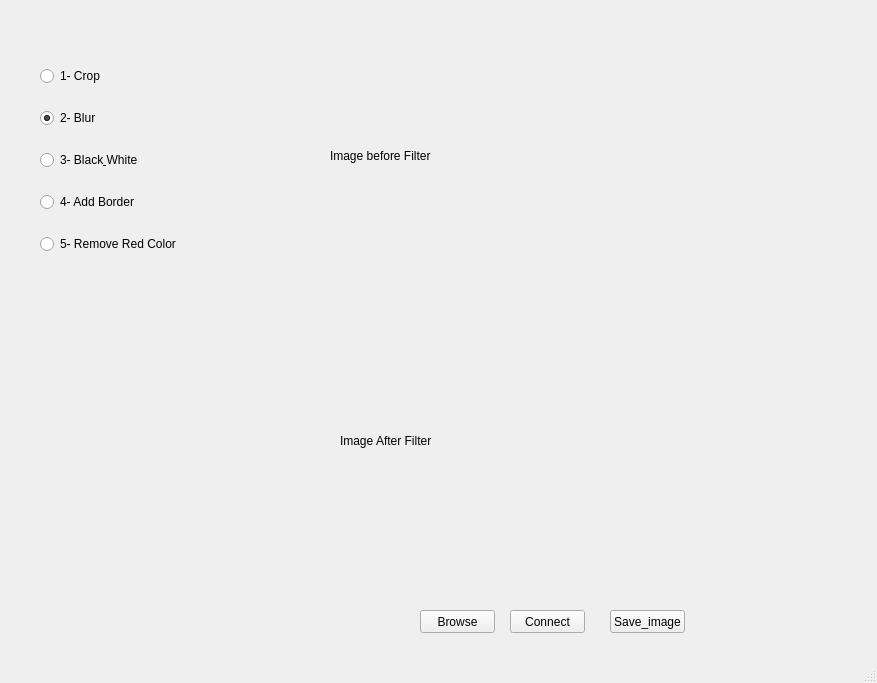
<?xml version="1.0" encoding="UTF-8"?>
<ui version="4.0">
 <class>MainWindow</class>
 <widget class="QMainWindow" name="MainWindow">
  <property name="geometry">
   <rect>
    <x>0</x>
    <y>0</y>
    <width>877</width>
    <height>683</height>
   </rect>
  </property>
  <property name="windowTitle">
   <string>Network Project</string>
  </property>
  <widget class="QWidget" name="centralwidget">
   <widget class="QPushButton" name="pushButton">
    <property name="geometry">
     <rect>
      <x>420</x>
      <y>610</y>
      <width>75</width>
      <height>23</height>
     </rect>
    </property>
    <property name="text">
     <string>Browse</string>
    </property>
   </widget>
   <widget class="QPushButton" name="pushButton_2">
    <property name="geometry">
     <rect>
      <x>510</x>
      <y>610</y>
      <width>75</width>
      <height>23</height>
     </rect>
    </property>
    <property name="text">
     <string>Connect</string>
    </property>
   </widget>
   <widget class="QLabel" name="label">
    <property name="geometry">
     <rect>
      <x>330</x>
      <y>30</y>
      <width>461</width>
      <height>251</height>
     </rect>
    </property>
    <property name="text">
     <string>Image before Filter</string>
    </property>
   </widget>
   <widget class="QLabel" name="label_2">
    <property name="geometry">
     <rect>
      <x>340</x>
      <y>290</y>
      <width>431</width>
      <height>301</height>
     </rect>
    </property>
    <property name="text">
     <string>Image After Filter</string>
    </property>
   </widget>
   <widget class="QWidget" name="verticalLayoutWidget">
    <property name="geometry">
     <rect>
      <x>40</x>
      <y>50</y>
      <width>191</width>
      <height>221</height>
     </rect>
    </property>
    <layout class="QVBoxLayout" name="verticalLayout">
     <item>
      <widget class="QRadioButton" name="radioButton">
       <property name="text">
        <string>1- Crop</string>
       </property>
      </widget>
     </item>
     <item>
      <widget class="QRadioButton" name="radioButton_2">
       <property name="text">
        <string>2- Blur</string>
       </property>
       <property name="checked">
        <bool>true</bool>
       </property>
      </widget>
     </item>
     <item>
      <widget class="QRadioButton" name="radioButton_3">
       <property name="text">
        <string>3- Black&amp; White</string>
       </property>
      </widget>
     </item>
     <item>
      <widget class="QRadioButton" name="radioButton_4">
       <property name="text">
        <string>4- Add Border</string>
       </property>
      </widget>
     </item>
     <item>
      <widget class="QRadioButton" name="radioButton_5">
       <property name="text">
        <string>5- Remove Red Color</string>
       </property>
      </widget>
     </item>
    </layout>
   </widget>
   <widget class="QPushButton" name="pushButton_3">
    <property name="geometry">
     <rect>
      <x>610</x>
      <y>610</y>
      <width>75</width>
      <height>23</height>
     </rect>
    </property>
    <property name="text">
     <string>Save_image</string>
    </property>
   </widget>
  </widget>
  <widget class="QMenuBar" name="menubar">
   <property name="geometry">
    <rect>
     <x>0</x>
     <y>0</y>
     <width>877</width>
     <height>21</height>
    </rect>
   </property>
  </widget>
  <widget class="QStatusBar" name="statusbar"/>
 </widget>
 <resources/>
 <connections/>
</ui>
